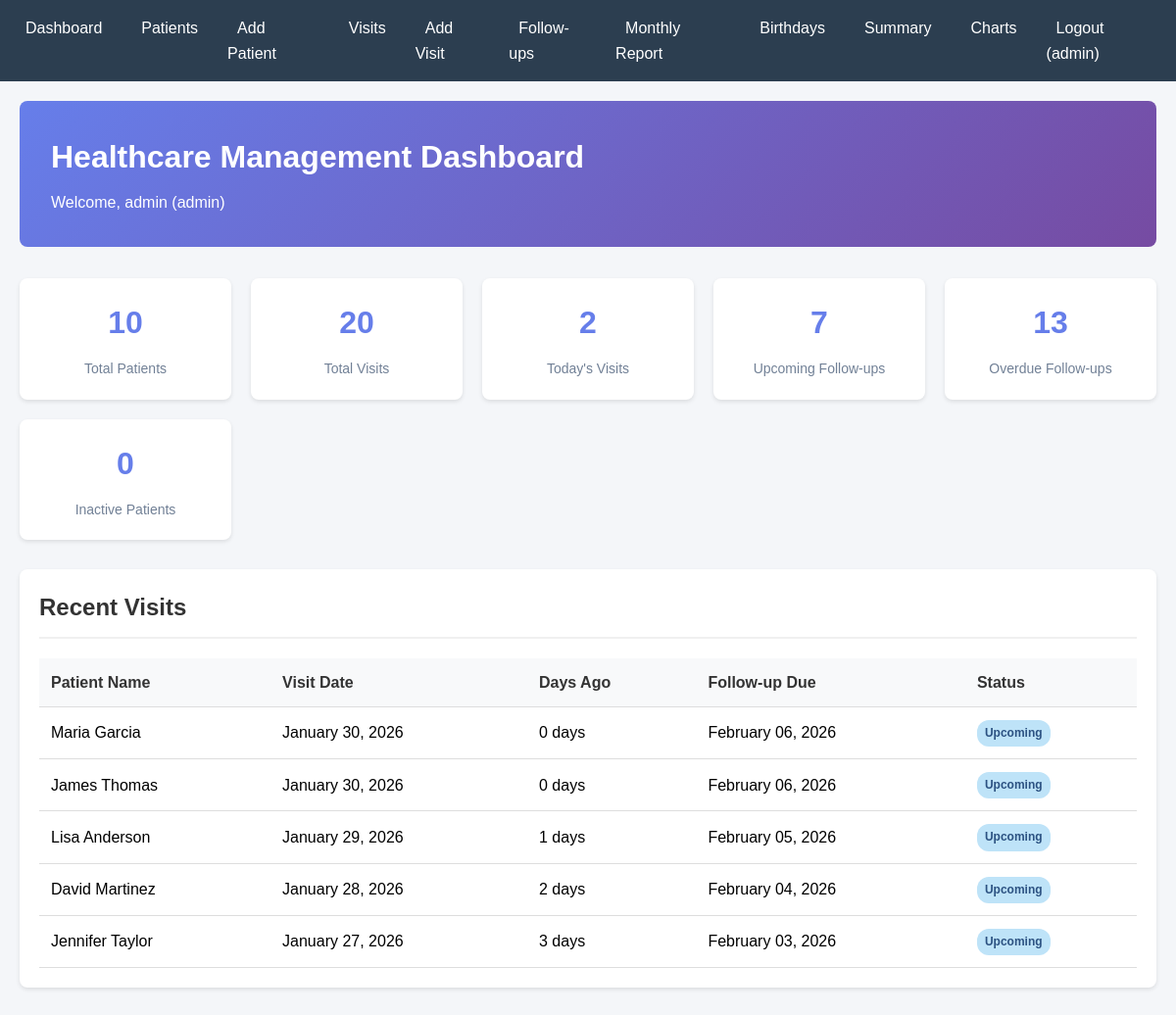
/index.php (signed in), run on the app's committed database.
### tables this page shows
CREATE TABLE visits (
    visit_id INT PRIMARY KEY AUTO_INCREMENT,
    patient_id INT NOT NULL,
    visit_date DATE NOT NULL,
    consultation_fee DECIMAL(10,2) DEFAULT 0.00,
    lab_fee DECIMAL(10,2) DEFAULT 0.00,
    follow_up_due DATE,
    FOREIGN KEY (patient_id) REFERENCES patients(patient_id)
);

CREATE TABLE patients (
    patient_id INT PRIMARY KEY AUTO_INCREMENT,
    name VARCHAR(100) NOT NULL,
    dob DATE NOT NULL,
    join_date DATE NOT NULL,
    phone VARCHAR(15) NOT NULL,
    address TEXT
);

### index.php (the view)
<?php
require_once 'config/db.php';
require_once 'includes/header.php';
$stats_sql = "SELECT
    (SELECT COUNT(*) FROM patients) as total_patients,
    (SELECT COUNT(*) FROM visits) as total_visits,
    (SELECT COUNT(*) FROM visits WHERE visit_date = CURDATE()) as today_visits,
    (SELECT COUNT(*) FROM visits
     WHERE follow_up_due BETWEEN CURDATE() AND DATE_ADD(CURDATE(), INTERVAL 7 DAY)) as upcoming_followups,
    (SELECT COUNT(*) FROM visits WHERE follow_up_due < CURDATE()) as overdue_followups,
    (SELECT COUNT(*) FROM patients WHERE patient_id NOT IN (SELECT patient_id FROM visits)) as patients_no_visits,
    (SELECT COUNT(*) FROM patients
     WHERE patient_id NOT IN (
         SELECT patient_id FROM visits WHERE visit_date > DATE_SUB(CURDATE(), INTERVAL 180 DAY)
     )) as inactive_patients";
$stats = $conn->query($stats_sql)->fetch_assoc();
$recent_sql = "SELECT
    v.visit_id,
    p.name,
    DATE_FORMAT(v.visit_date, '%M %d, %Y') as visit_date_formatted,
    DATEDIFF(CURDATE(), v.visit_date) as days_ago,
    DATE_FORMAT(v.follow_up_due, '%M %d, %Y') as followup_formatted,
    CASE
        WHEN v.follow_up_due < CURDATE() THEN 'Overdue'
        WHEN v.follow_up_due = CURDATE() THEN 'Today'
        ELSE 'Upcoming'
    END as followup_status
FROM visits v
JOIN patients p ON v.patient_id = p.patient_id
ORDER BY v.visit_date DESC
LIMIT 5";
$recent_visits = $conn->query($recent_sql);
?>
<header>
    <h1>Healthcare Management Dashboard</h1>
    <p>Welcome, <?php echo $_SESSION['username']; ?> (<?php echo $_SESSION['role']; ?>)</p>
</header>
<div class="stats-grid">
    <div class="stat-card">
        <h3><?php echo $stats['total_patients']; ?></h3>
        <p>Total Patients</p>
    </div>
    <div class="stat-card">
        <h3><?php echo $stats['total_visits']; ?></h3>
        <p>Total Visits</p>
    </div>
    <div class="stat-card">
        <h3><?php echo $stats['today_visits']; ?></h3>
        <p>Today's Visits</p>
    </div>
    <div class="stat-card">
        <h3><?php echo $stats['upcoming_followups']; ?></h3>
        <p>Upcoming Follow-ups</p>
    </div>
    <div class="stat-card">
        <h3><?php echo $stats['overdue_followups']; ?></h3>
        <p>Overdue Follow-ups</p>
    </div>
    <div class="stat-card">
        <h3><?php echo $stats['inactive_patients']; ?></h3>
        <p>Inactive Patients</p>
    </div>
</div>
<div class="card">
    <div class="card-header">
        <h2>Recent Visits</h2>
    </div>
    <table>
        <thead>
            <tr>
                <th>Patient Name</th>
                <th>Visit Date</th>
                <th>Days Ago</th>
                <th>Follow-up Due</th>
                <th>Status</th>
            </tr>
        </thead>
        <tbody>
            <?php while ($row = $recent_visits->fetch_assoc()): ?>
            <tr>
                <td><?php echo htmlspecialchars($row['name']); ?></td>
                <td><?php echo $row['visit_date_formatted']; ?></td>
                <td><?php echo $row['days_ago']; ?> days</td>
                <td><?php echo $row['followup_formatted']; ?></td>
                <td>
                    <span class="badge badge-<?php
                        echo $row['followup_status'] == 'Overdue' ? 'danger' :
                            ($row['followup_status'] == 'Today' ? 'warning' : 'info');
                    ?>">
                        <?php echo $row['followup_status']; ?>
                    </span>
                </td>
            </tr>
            <?php endwhile; ?>
        </tbody>
    </table>
</div>
<?php require_once 'includes/footer.php'; ?>

### includes/header.php (shortened to what this page needs)
<!DOCTYPE html>
<html lang="en">
<head>
    <link rel="stylesheet" href="/healthcare1/css/style.css">
</head>
<body>
    <?php if (isset($_SESSION['user_id'])): ?>
    <nav>
        <ul>
            <li><a href="/healthcare1/index.php">Dashboard</a></li>
            <li><a href="/healthcare1/patients/list.php">Patients</a></li>
            <li><a href="/healthcare1/patients/add.php">Add Patient</a></li>
            <li><a href="/healthcare1/visits/list.php">Visits</a></li>
            <li><a href="/healthcare1/visits/add.php">Add Visit</a></li>
            <li><a href="/healthcare1/reports/followups.php">Follow-ups</a></li>
            <li><a href="/healthcare1/reports/monthly.php">Monthly Report</a></li>
            <li><a href="/healthcare1/reports/birthdays.php">Birthdays</a></li>
            <li><a href="/healthcare1/reports/summary.php">Summary</a></li>
            <li><a href="/healthcare1/reports/charts.php">Charts</a></li>
            <li style="margin-left: auto;">
                <a href="/healthcare1/auth/logout.php">Logout (<?php echo $_SESSION['username']; ?>)</a>
            </li>
        </ul>
    </nav>
    <?php endif; ?>
    <div class="container">

### includes/footer.php (shortened to what this page needs)
    </div>
</body>
</html>

### css/style.css (style rules this page uses)
* { margin: 0; padding: 0; box-sizing: border-box; }
body { font-family: Arial, sans-serif; background-color: #f4f6f9; line-height: 1.6; }
.container { max-width: 1200px; margin: 0 auto; padding: 20px; }
nav { background-color: #2c3e50; color: white; padding: 1rem; }
nav ul { list-style: none; display: flex; gap: 20px; }
nav a { color: white; text-decoration: none; padding: 5px 10px; border-radius: 4px; transition: background-color 0.3s; }
header { background: linear-gradient(135deg, #667eea 0%, #764ba2 100%); color: white; padding: 2rem; margin-bottom: 2rem; border-radius: 8px; }
header h1 { font-size: 2rem; margin-bottom: 0.5rem; }
.card { background: white; border-radius: 8px; box-shadow: 0 2px 4px rgba(0,0,0,0.1); padding: 20px; margin-bottom: 20px; }
.card-header { border-bottom: 2px solid #f0f0f0; padding-bottom: 10px; margin-bottom: 20px; }
.card-header h2 { color: #333; font-size: 1.5rem; }
table { width: 100%; border-collapse: collapse; margin-top: 10px; }
table th, table td { padding: 12px; text-align: left; border-bottom: 1px solid #ddd; }
table th { background-color: #f8f9fa; font-weight: bold; color: #333; }
.badge { display: inline-block; padding: 4px 8px; border-radius: 12px; font-size: 12px; font-weight: bold; }
.badge-info { background-color: #bee3f8; color: #2c5282; }
.stats-grid { display: grid; grid-template-columns: repeat(auto-fit, minmax(200px, 1fr)); gap: 20px; margin-bottom: 30px; }
.stat-card { background: white; padding: 20px; border-radius: 8px; box-shadow: 0 2px 4px rgba(0,0,0,0.1); text-align: center; }
.stat-card h3 { font-size: 2rem; color: #667eea; margin-bottom: 10px; }
.stat-card p { color: #718096; font-size: 14px; }

### data on the page
visits: patient.name "Maria Garcia", visit_date_formatted "January 30, 2026", days_ago "0", followup_formatted "February 06, 2026", followup_status "Upcoming"
visits: patient.name "James Thomas", visit_date_formatted "January 30, 2026", days_ago "0", followup_formatted "February 06, 2026", followup_status "Upcoming"
visits: patient.name "Lisa Anderson", visit_date_formatted "January 29, 2026", days_ago "1", followup_formatted "February 05, 2026", followup_status "Upcoming"
visits: patient.name "David Martinez", visit_date_formatted "January 28, 2026", days_ago "2", followup_formatted "February 04, 2026", followup_status "Upcoming"
visits: patient.name "Jennifer Taylor", visit_date_formatted "January 27, 2026", days_ago "3", followup_formatted "February 03, 2026", followup_status "Upcoming"

### other printed values
$_SESSION['username'] "admin"
$_SESSION['role'] "admin"
$stats['total_patients'] "10"
$stats['total_visits'] "20"
$stats['today_visits'] "2"
$stats['upcoming_followups'] "7"
$stats['overdue_followups'] "13"
$stats['inactive_patients'] "0"
